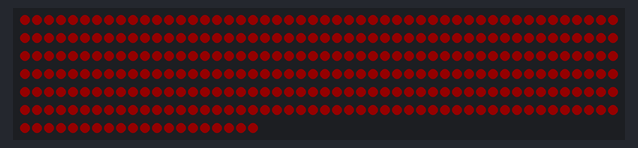
Bench run of a sketch on a simulated Arduino Uno, built with avr-gcc and run on an emulated ATmega328P. Shown: 320 RGB LEDs in strip order, left to right, continuing on the next row. Dim RGB values are drawn brighter than linear.

Above: at 0.1 s.
At 0.6 s:
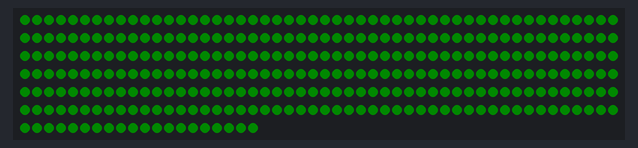
At 1.1 s:
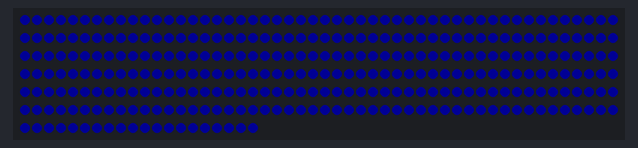

Measured:
- by itself, everything shown: repeats every 1.5 s, in 3 steps
- what the display in image 1 shows lasts 0.5 s, from 0.5 s to 1.0 s

The sketch:

flashing_colors.ino
```cpp
#include <FastLED.h>
#define DATA_PIN 1
#define NUM_LEDS 320
CRGB leds[NUM_LEDS];

void setup() {
  FastLED.addLeds<WS2812B, DATA_PIN, GRB>(leds, NUM_LEDS);
  FastLED.setBrightness(20); // ~0.08, faible
}

void loop() {
  fill_solid(leds, NUM_LEDS, CRGB::Red);
  FastLED.show();
  delay(500);
  fill_solid(leds, NUM_LEDS, CRGB::Green);
  FastLED.show();
  delay(500);
  fill_solid(leds, NUM_LEDS, CRGB::Blue);
  FastLED.show();
  delay(500);
}
```
